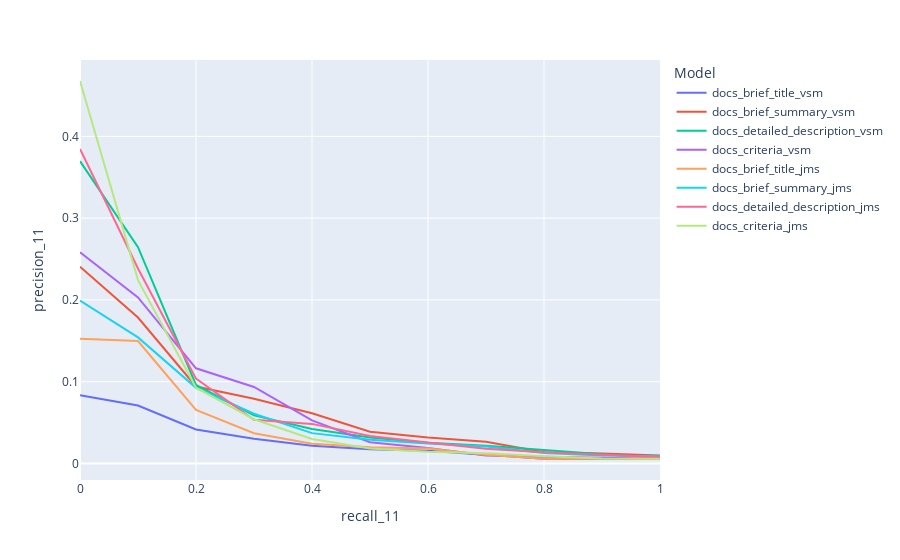

The notebook cell this image was saved under:
### Code cell
fig = px.line(records_basic, x="recall_11", y="precision_11", color='Model')
fig.show()

### Figure 1 — Plotly figure (JSON) as saved in the notebook; plotly's stock layout.template omitted (floating-point values rounded to 4 significant figures)
{"data": [{"hovertemplate": "Model=docs_brief_title_vsm<br>recall_11=%{x}<br>precision_11=%{y}<extra></extra>", "legendgroup": "docs_brief_title_vsm", "line": {"color": "#636efa", "dash": "solid"}, "marker": {"symbol": "circle"}, "mode": "lines", "name": "docs_brief_title_vsm", "orientation": "v", "showlegend": true, "type": "scatter", "x": [0, 0.1, 0.2, 0.3, 0.4, 0.5, 0.6, 0.7, 0.8, 0.9, 1], "xaxis": "x", "y": [0.08334, 0.07076, 0.04151, 0.03028, 0.0215, 0.01748, 0.01543, 0.01033, 0.005673, 0.005532, 0.005452], "yaxis": "y"}, {"hovertemplate": "Model=docs_brief_summary_vsm<br>recall_11=%{x}<br>precision_11=%{y}<extra></extra>", "legendgroup": "docs_brief_summary_vsm", "line": {"color": "#EF553B", "dash": "solid"}, "marker": {"symbol": "circle"}, "mode": "lines", "name": "docs_brief_summary_vsm", "orientation": "v", "showlegend": true, "type": "scatter", "x": [0, 0.1, 0.2, 0.3, 0.4, 0.5, 0.6, 0.7, 0.8, 0.9, 1], "xaxis": "x", "y": [0.2406, 0.1784, 0.09411, 0.07921, 0.06134, 0.03865, 0.03171, 0.02641, 0.01367, 0.01215, 0.009556], "yaxis": "y"}, {"hovertemplate": "Model=docs_detailed_description_vsm<br>recall_11=%{x}<br>precision_11=%{y}<extra></extra>", "legendgroup": "docs_detailed_description_vsm", "line": {"color": "#00cc96", "dash": "solid"}, "marker": {"symbol": "circle"}, "mode": "lines", "name": "docs_detailed_description_vsm", "orientation": "v", "showlegend": true, "type": "scatter", "x": [0, 0.1, 0.2, 0.3, 0.4, 0.5, 0.6, 0.7, 0.8, 0.9, 1], "xaxis": "x", "y": [0.3697, 0.2644, 0.09596, 0.05876, 0.04205, 0.03173, 0.0254, 0.02153, 0.01652, 0.01133, 0.007142], "yaxis": "y"}, {"hovertemplate": "Model=docs_criteria_vsm<br>recall_11=%{x}<br>precision_11=%{y}<extra></extra>", "legendgroup": "docs_criteria_vsm", "line": {"color": "#ab63fa", "dash": "solid"}, "marker": {"symbol": "circle"}, "mode": "lines", "name": "docs_criteria_vsm", "orientation": "v", "showlegend": true, "type": "scatter", "x": [0, 0.1, 0.2, 0.3, 0.4, 0.5, 0.6, 0.7, 0.8, 0.9, 1], "xaxis": "x", "y": [0.2583, 0.2031, 0.1163, 0.09354, 0.05257, 0.02587, 0.01878, 0.009795, 0.008156, 0.007091, 0.00557], "yaxis": "y"}, {"hovertemplate": "Model=docs_brief_title_jms<br>recall_11=%{x}<br>precision_11=%{y}<extra></extra>", "legendgroup": "docs_brief_title_jms", "line": {"color": "#FFA15A", "dash": "solid"}, "marker": {"symbol": "circle"}, "mode": "lines", "name": "docs_brief_title_jms", "orientation": "v", "showlegend": true, "type": "scatter", "x": [0, 0.1, 0.2, 0.3, 0.4, 0.5, 0.6, 0.7, 0.8, 0.9, 1], "xaxis": "x", "y": [0.1524, 0.1496, 0.06551, 0.0369, 0.02399, 0.01977, 0.01817, 0.01058, 0.005795, 0.005596, 0.00541], "yaxis": "y"}, {"hovertemplate": "Model=docs_brief_summary_jms<br>recall_11=%{x}<br>precision_11=%{y}<extra></extra>", "legendgroup": "docs_brief_summary_jms", "line": {"color": "#19d3f3", "dash": "solid"}, "marker": {"symbol": "circle"}, "mode": "lines", "name": "docs_brief_summary_jms", "orientation": "v", "showlegend": true, "type": "scatter", "x": [0, 0.1, 0.2, 0.3, 0.4, 0.5, 0.6, 0.7, 0.8, 0.9, 1], "xaxis": "x", "y": [0.1991, 0.1541, 0.09252, 0.06077, 0.03704, 0.02883, 0.02425, 0.02072, 0.01278, 0.009673, 0.008867], "yaxis": "y"}, {"hovertemplate": "Model=docs_detailed_description_jms<br>recall_11=%{x}<br>precision_11=%{y}<extra></extra>", "legendgroup": "docs_detailed_description_jms", "line": {"color": "#FF6692", "dash": "solid"}, "marker": {"symbol": "circle"}, "mode": "lines", "name": "docs_detailed_description_jms", "orientation": "v", "showlegend": true, "type": "scatter", "x": [0, 0.1, 0.2, 0.3, 0.4, 0.5, 0.6, 0.7, 0.8, 0.9, 1], "xaxis": "x", "y": [0.3846, 0.2383, 0.1036, 0.05338, 0.04836, 0.03352, 0.02556, 0.01793, 0.01366, 0.01027, 0.007559], "yaxis": "y"}, {"hovertemplate": "Model=docs_criteria_jms<br>recall_11=%{x}<br>precision_11=%{y}<extra></extra>", "legendgroup": "docs_criteria_jms", "line": {"color": "#B6E880", "dash": "solid"}, "marker": {"symbol": "circle"}, "mode": "lines", "name": "docs_criteria_jms", "orientation": "v", "showlegend": true, "type": "scatter", "x": [0, 0.1, 0.2, 0.3, 0.4, 0.5, 0.6, 0.7, 0.8, 0.9, 1], "xaxis": "x", "y": [0.4677, 0.2242, 0.09255, 0.05402, 0.0299, 0.01818, 0.01421, 0.01256, 0.008916, 0.005933, 0.005783], "yaxis": "y"}], "layout": {"legend": {"title": {"text": "Model"}, "tracegroupgap": 0}, "margin": {"t": 60}, "xaxis": {"anchor": "y", "domain": [0, 1], "title": {"text": "recall_11"}}, "yaxis": {"anchor": "x", "domain": [0, 1], "title": {"text": "precision_11"}}}}
